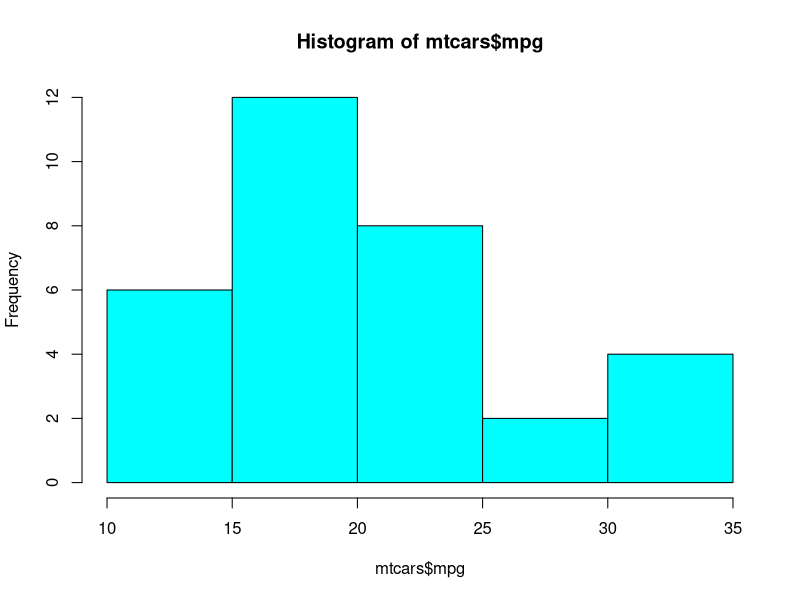

Source code (R):
## ---- chunk 1
1 + 1
## ---- chunk 2
hist(mtcars$mpg, col = "cyan")
